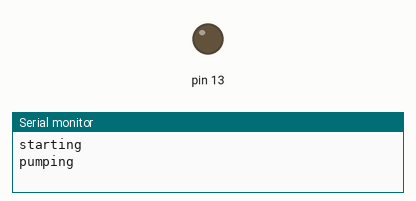
Recording of a sketch running on a simulated Arduino Uno, built with avr-gcc and run on an emulated ATmega328P. Parts: output pins drawn as LEDs (lit = HIGH), the last lines printed to the serial monitor.

Above: at 10.1 s.
At 25.1 s:
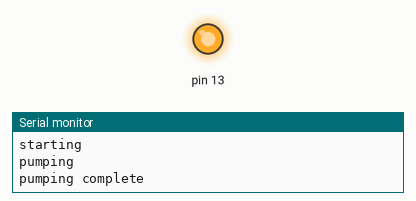
Timing chart, 0 to 26.6 s (numbered marks = the images above):
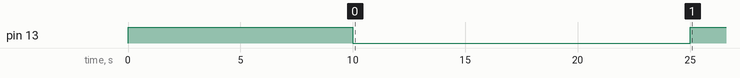

The sketch:

watering.ino
```cpp
namespace time
{
    constexpr unsigned long max_ulong = 4294967295;

    void wrap(unsigned long& wrapping_type, unsigned long& rollover_type, unsigned long wrap_at) {
        if (wrapping_type >= wrap_at) {
            wrapping_type = wrapping_type % wrap_at;
            rollover_type++;
        }
    }

  void sleep(unsigned long seconds) {
      for (unsigned long t = 0; t < seconds; ++t) {
          delay(1000);
      }
  }

  class AsyncDelay {
  private:
      unsigned long expires;
      unsigned long delta;
  public:
      void delay(unsigned long ms) {
          auto current_time = millis();
          if (current_time > max_ulong - ms) {
              delta = max_ulong - current_time + 1;
          }
          else {
              delta = 0;
          }
          expires = current_time + ms;
      }
      bool expired() {
          auto current_time = millis();
          if (expires + delta <= current_time + delta) {
              return true;
          }
          return false;
      }
  };

    class Timer {
    public:
        Timer() : async_delay{} {
            async_delay.delay(delta_ms);
        }
        void update() {
            if (async_delay.expired()) {
                ms += delta_ms;
                wrap(ms, s, 1000);
                wrap(s, m, 60);
                wrap(m, h, 60);
                wrap(h, d, 24);
                async_delay.delay(delta_ms);
            }
        }
//        void print() {
//            Serial.print("day:");
//            Serial.print(d);
//            Serial.print(" time:");
//            Serial.print(h);
//            Serial.print(':');
//            Serial.print(m);
//            Serial.print(':');
//            Serial.println(s);
//        }
        void reset() {
            ms = 0;
            s = 0;
            m = 0;
            h = 0;
            d = 0;
        }
        unsigned long ms{ 0 };
        unsigned long s{ 0 };
        unsigned long m{ 0 };
        unsigned long h{ 0 };
        unsigned long d{ 0 };
      private:
        unsigned long delta_ms{1000};
        AsyncDelay async_delay;
    };
}


constexpr auto relay_on = LOW;
constexpr auto relay_off = HIGH;

struct Pump {
public:
    Pump(int pin) :pin{ pin } {
        digitalWrite(pin, relay_off);
        pinMode(pin, OUTPUT);
    }
    void pump(unsigned long seconds) {
      digitalWrite(pin, relay_on);
      Serial.println("pumping");
      time::sleep(seconds);
      Serial.println("pumping complete");
      digitalWrite(pin, relay_off);
    }
private:
    int pin;
};

time::Timer timer{};
Pump pump(13);

void setup() {
  Serial.begin(9600);
  Serial.println("starting");
  time::sleep(10);
  pump.pump(15);
}

void loop() {
    timer.update();
    //timer.print();
    if (timer.d >= 3) {
        timer.reset();
        pump.pump(15);
    }
}
```
